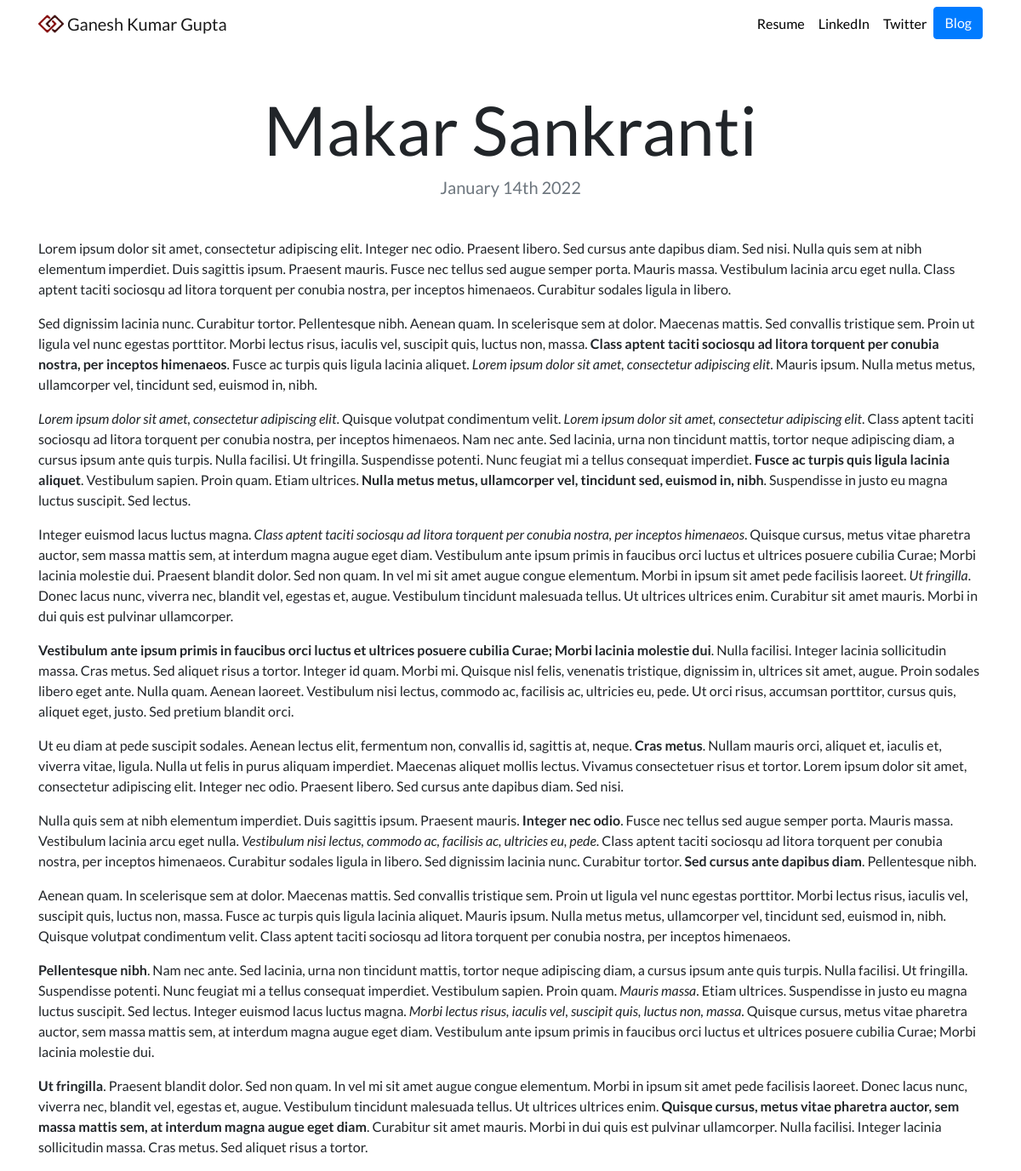
Screenshot of /blog/15/ with the database file from the repository.
### blog/models.py (models this page shows, shortened)
class Blog(models.Model):
    title = models.CharField(max_length=200)
    description = models.TextField()
    date = models.DateField()

### blog/views.py (the view)
# urls.py: path('<int:blog_id>/', views.detail, name='detail'),
def detail(request, blog_id):
    blog = get_object_or_404(Blog, pk=blog_id)
    return render(request, 'blog/detail.html', {'blog':blog})

### blog/templates/blog/detail.html
{% extends "portfolio/base.html" %}
{% load static %}
{% block content %}
<h1 class="text-center mt-5" id="blogdetailtitle">{{ blog.title }}</h1>
<h5 class="text-center text-muted mb-5">{{ blog.date|date:'F jS Y' }}</h5>
{{ blog.description|safe }}
{% endblock %}

### portfolio/static/portfolio/custom.css (style rules this page uses)
body { font-family: 'Lato', sans-serif; }
@media (min-width: 992px) { #blogdetailtitle { font-size: 5rem; } }

### rows the page displays
Blog: title "Makar Sankranti", date "January 14th 2022", description "Lorem ipsum dolor sit amet, consectetur adipiscing elit. Integer nec odio. Praesent libero. Sed cursus ante dapibus diam. Sed nisi. Nulla quis sem at nibh elementum imperdiet. Duis sagittis ipsum. Praesent mauris. Fusce nec tellus sed augue semper porta. Mauris massa. Vestibulum lacinia arcu eget nulla. Class aptent taciti sociosqu ad litora torquent per conubia nostra, per inceptos himenaeos. Curabitur sodales ligula in libero. Sed dignissim lacinia nunc. Curabitur tortor. Pellentesque nibh. Aenean quam. In scelerisque sem at dolor. Maecenas mattis. Sed convallis tristique sem. Proin ut ligula vel nunc egestas porttitor. Morbi lectus risus, iaculis vel, suscipit quis, luctus non, massa.…"
